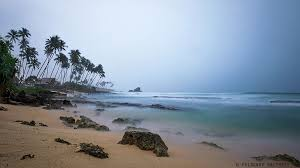
%> input picture Lab_4/ocean.jpg, 300 x 168 px
$ octave Lab_4.m   (GNU Octave 9; MATLAB toolbox functions it lacks are replaced by stand-ins)
%> lines starting %> are read from the running program, lines starting %| are printed output that depends on the picture
clear; close all

% 1.Завантаження зображень з бібліотеки MATLAB
image1 = imread('ocean.jpg');
%> image1 is the input picture: size 168x300x3 uint8; mean R, G, B 132.6, 144.8, 158.9
image2 = imread('nature.tif');
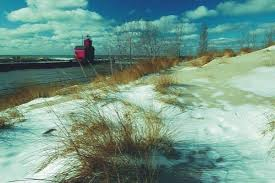
%> input picture Lab_4/nature.tif, 275 x 183 px
%> image2 is the input picture: size 183x275x3 uint8; mean R, G, B 116.4, 153.1, 138.1
target_size = size(image1);
%> target_size = [168 300 3]
image2 = imresize(image2, [target_size(1), target_size(2)]);
%> image2: size 168x300x3 uint8


figure;
subplot(1, 2, 1); imshow(image1); title('ocean.jpg');
subplot(1,2,2); imshow(image2); title('nature.tif');

% 2. З використанням функції F = fft2(f) формуємо й відображаємо
% двовимірні спектри зображень.
F1 = fft2(image1);
F2 = fft2(image2);

% Обчислюємо модуль (амплітуду) без зсуву
mag1_noShift = abs(F1);
mag2_noShift = abs(F2);

% Логарифмічна шкала для візуалізації
logMag1_noShift = log(1 + mag1_noShift);
logMag2_noShift = log(1 + mag2_noShift);

% Нормалізація та масштабування для відображення
normMag1_noShift = mat2gray(logMag1_noShift);
normMag2_noShift = mat2gray(logMag2_noShift);
scaledMag1_noShift = uint8(255 * normMag1_noShift);
scaledMag2_noShift = uint8(255 * normMag2_noShift);

figure;
subplot(1,2,1), imshow(scaledMag1_noShift, []), title('Спектр (без зсуву) Зображення 1');
subplot(1,2,2), imshow(scaledMag2_noShift, []), title('Спектр (без зсуву) Зображення 2');


% 3. З використанням функції fftshift приводимо нульову частоту в
% спектрі до центру вікна відображення.
F1_shifted = fftshift(F1);
F2_shifted = fftshift(F2);

mag1_shifted = abs(F1_shifted);
mag2_shifted = abs(F2_shifted);

logMag1_shifted = log(1 + mag1_shifted);
logMag2_shifted = log(1 + mag2_shifted);

normMag1_shifted = mat2gray(logMag1_shifted);
normMag2_shifted = mat2gray(logMag2_shifted);
scaledMag1_shifted = uint8(255 * normMag1_shifted);
scaledMag2_shifted = uint8(255 * normMag2_shifted);

figure;
subplot(1,2,1), imshow(scaledMag1_shifted, []), title('Спектр (зсунутий) Зображення 1');
subplot(1,2,2), imshow(scaledMag2_shifted, []), title('Спектр (зсунутий) Зображення 2');


% 4. З використанням функції ifft2(F) відновлюємо зображення за його
% спектром.
ampF1 = abs(F1);
ampF2 = abs(F2);

img1_restored_amp = ifft2(F1);
img2_restored_amp = ifft2(F2);

figure;
subplot(1,2,1), imshow(mat2gray(abs(img1_restored_amp))), title('Відновлене зображення 1');
subplot(1,2,2), imshow(mat2gray(abs(img2_restored_amp))), title('Відновлене Зображення 2');

% 5. З використанням функції fspecial('gaussian') задаємо двовимірний
% фільтр із параметрами [M N], sigma в області просторових змінних.
M = 20;
N = 20;
sigma1 = 2;
sigma2 = 5;

H1_small = fspecial('gaussian', [M N], sigma1);
H2_small = fspecial('gaussian', [M N], sigma2);

figure;
subplot(1,2,1), imshow(H1_small, []), title('Фільтр Гауса H1');
subplot(1,2,2), imshow(H2_small, []), title('Фільтр Гауса H2');

H1_fft_small = fft2(H1_small);
H2_fft_small = fft2(H2_small);

figure;
subplot(1,2,1), imshow(abs(fftshift(H1_fft_small)), []), title('Частотна характеристика H1 (20x20)');
subplot(1,2,2), imshow(abs(fftshift(H2_fft_small)), []), title('Частотна характеристика H2 (20x20)');
%> after `title('Частотна характеристика H2 (20x20)')`:
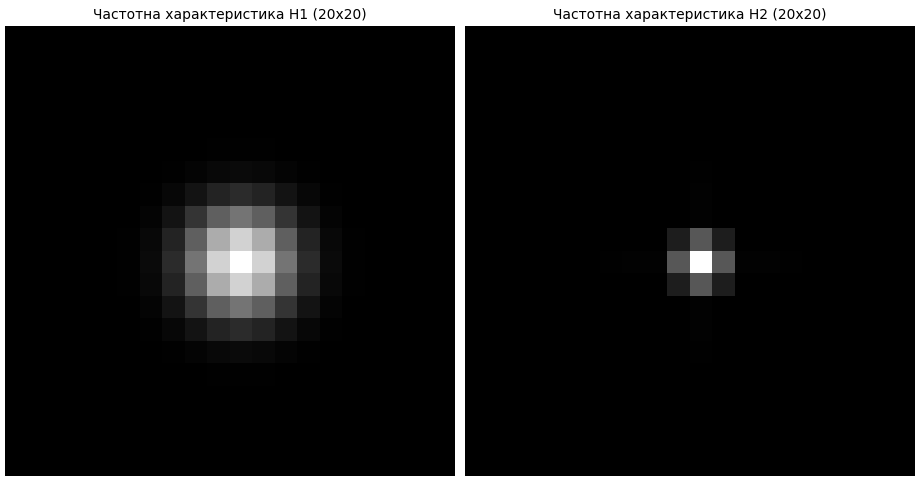
%> figure redrawn from the program's plot data, 2 panels

% 6. Визначаємо вигляд частотної характеристики даного фільтра.
[rows1, cols1] = size(image1);
%> rows1 = 168; cols1 = 900
[rows2, cols2] = size(image2);
%> rows2 = 168; cols2 = 900

% FFT зображень з розмірами оригіналу
FFT_image1 = fft2(image1, rows1, cols1);
FFT_image2 = fft2(image2, rows2, cols2);

% FFT фільтрів з нульовим доповненням до розмірів зображень
FFT_filter1_forImage1 = fft2(H1_small, rows1, cols1);
FFT_filter2_forImage2 = fft2(H2_small, rows2, cols2);

% Перемноження в частотній області
product1 = FFT_image1 .* FFT_filter1_forImage1;
product2 = FFT_image2 .* FFT_filter2_forImage2;

% Зворотне перетворення
filteredImageFreq1 = ifft2(product1);
filteredImageFreq2 = ifft2(product2);
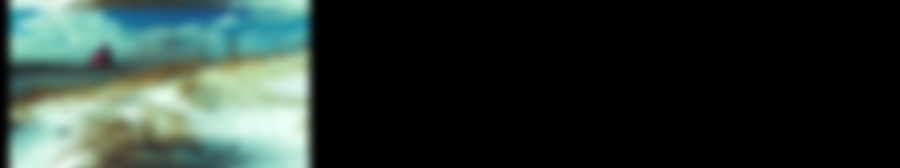
%> filteredImageFreq2: size 168x900x3 double; mean R, G, B 38.8, 51, 46; drawn with min black and max white

% Нормалізація для відображення
filteredImageFreq1_show = uint8(255*mat2gray(real(filteredImageFreq1)));
filteredImageFreq2_show = uint8(255*mat2gray(real(filteredImageFreq2)));

% Для візуалізації спектрів після фільтрації (логарифмічна шкала)
logSpec1 = mat2gray(log(1 + abs(fftshift(product1))));
logSpec2 = mat2gray(log(1 + abs(fftshift(product2))));
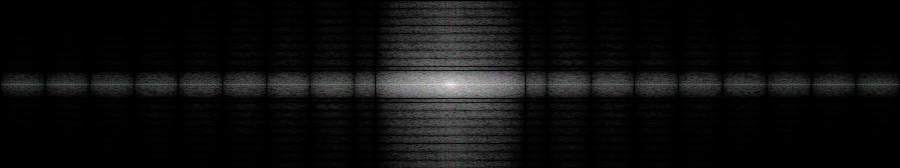
%> logSpec2: size 168x900x3 double; mean R, G, B 0.0578, 0.0583, 0.0578

figure;
subplot(2,2,1), imshow(logSpec1, []), title('Спектр (Зображення 1*H1)');
subplot(2,2,2), imshow(logSpec2, []), title('Спектр (Зображення 2*H2)');
subplot(2,2,3), imshow(filteredImageFreq1_show, []), title('Відфільтр. Зображення 1 (ФЧ)');
subplot(2,2,4), imshow(filteredImageFreq2_show, []), title('Відфільтр. Зображення 2 (ФЧ)');

% 7. Виконуємо фільтрацію у просторі.
image1_spatial_H1 = imfilter(image1, H1_small, 'conv', 'same');
image1_spatial_H2 = imfilter(image1, H2_small, 'conv', 'same');
image2_spatial_H1 = imfilter(image2, H1_small, 'conv', 'same');
image2_spatial_H2 = imfilter(image2, H2_small, 'conv', 'same');
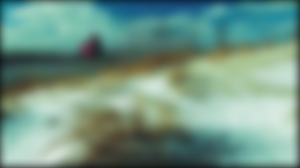
%> image2_spatial_H2: size 168x300x3 uint8; mean R, G, B 113.2, 148.4, 133.4

figure;
subplot(2,2,1), imshow(image1_spatial_H1, []), title('Зображення 1, H1 (простір)');
subplot(2,2,2), imshow(image1_spatial_H2, []), title('Зображення 1, H2 (простір)');
subplot(2,2,3), imshow(image2_spatial_H1, []), title('Зображення 2, H1 (простір)');
subplot(2,2,4), imshow(image2_spatial_H2, []), title('Зображення 2, H2 (простір)');

% 8. Порівняння результатів для Зображення 1 (частотна й просторова філтрації).
targetSize = size(filteredImageFreq1);
%> targetSize = [168 900 3]
if numel(targetSize) > 2
    targetSize = targetSize(1:2);
%> targetSize = [168 900]
end


image1_spatial_H1_resized = imresize(image1_spatial_H1, targetSize);
image1_spatial_H1_resized = double(image1_spatial_H1_resized);
%> image1_spatial_H1_resized: size 168x900x3 double

filteredImageFreq1_real = double(real(filteredImageFreq1));
diffImage1_H1 = abs(filteredImageFreq1_real - image1_spatial_H1_resized);

figure;
subplot(1,3,1), imshow(filteredImageFreq1_show, []), title('ФЧ (Зображення 1, H1)');
subplot(1,3,2), imshow(mat2gray(image1_spatial_H1_resized)), title('Простор. (зображення 1, H1)');
subplot(1,3,3), imshow(mat2gray(diffImage1_H1)), title('Різниця');

% 9. Порівняння результатів для Зображення 2 (частотна й просторовa фільтрація).
targetSize = size(filteredImageFreq2);
%> targetSize = [168 900 3]
if numel(targetSize) > 2
    targetSize = targetSize(1:2);
end


image2_spatial_H2_resized = imresize(image2_spatial_H2, targetSize);
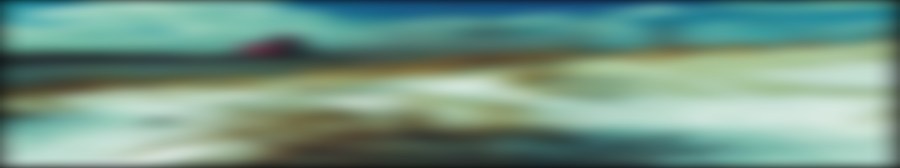
%> image2_spatial_H2_resized: size 168x900x3 uint8; mean R, G, B 113.2, 148.4, 133.4
image2_spatial_H2_resized = double(image2_spatial_H2_resized);
%> image2_spatial_H2_resized: size 168x900x3 double

filteredImageFreq2_real = double(real(filteredImageFreq2));
diffImage2_H2 = abs(filteredImageFreq2_real - image1_spatial_H1_resized);
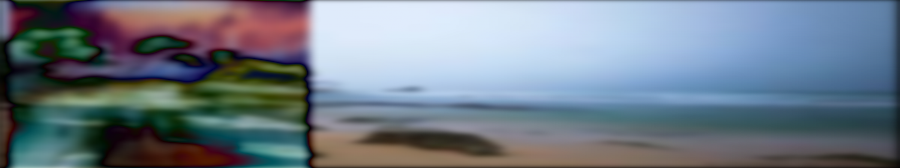
%> diffImage2_H2: size 168x900x3 double; mean R, G, B 111.2, 123.6, 135.4

figure;
subplot(1,3,1), imshow(filteredImageFreq2_show, []), title('ФЧ (Зображення 2, H2)');
subplot(1,3,2), imshow(image2_spatial_H2, []), title('Простор. (Зображення 2, H2)');
subplot(1,3,3), imshow(mat2gray(diffImage2_H2), []), title('Різниця');
